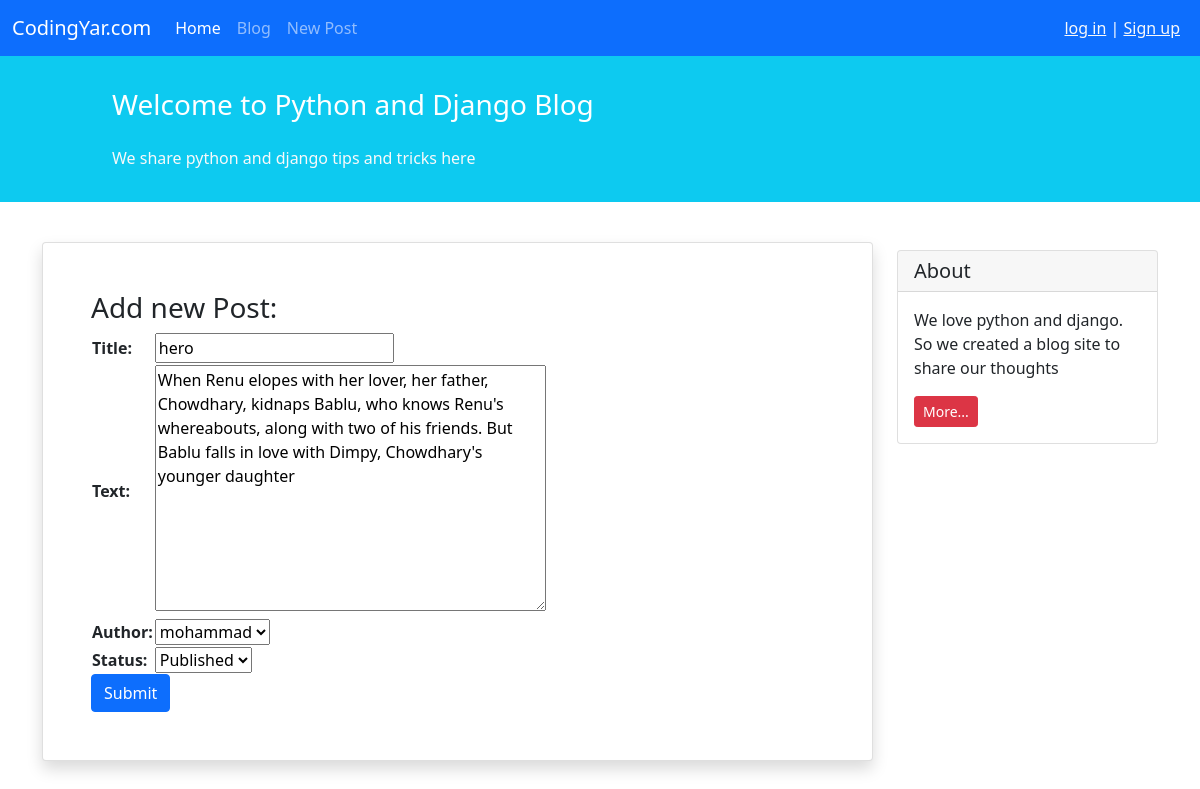
/blog/2/update/, run on an earlier commit of the app's database.
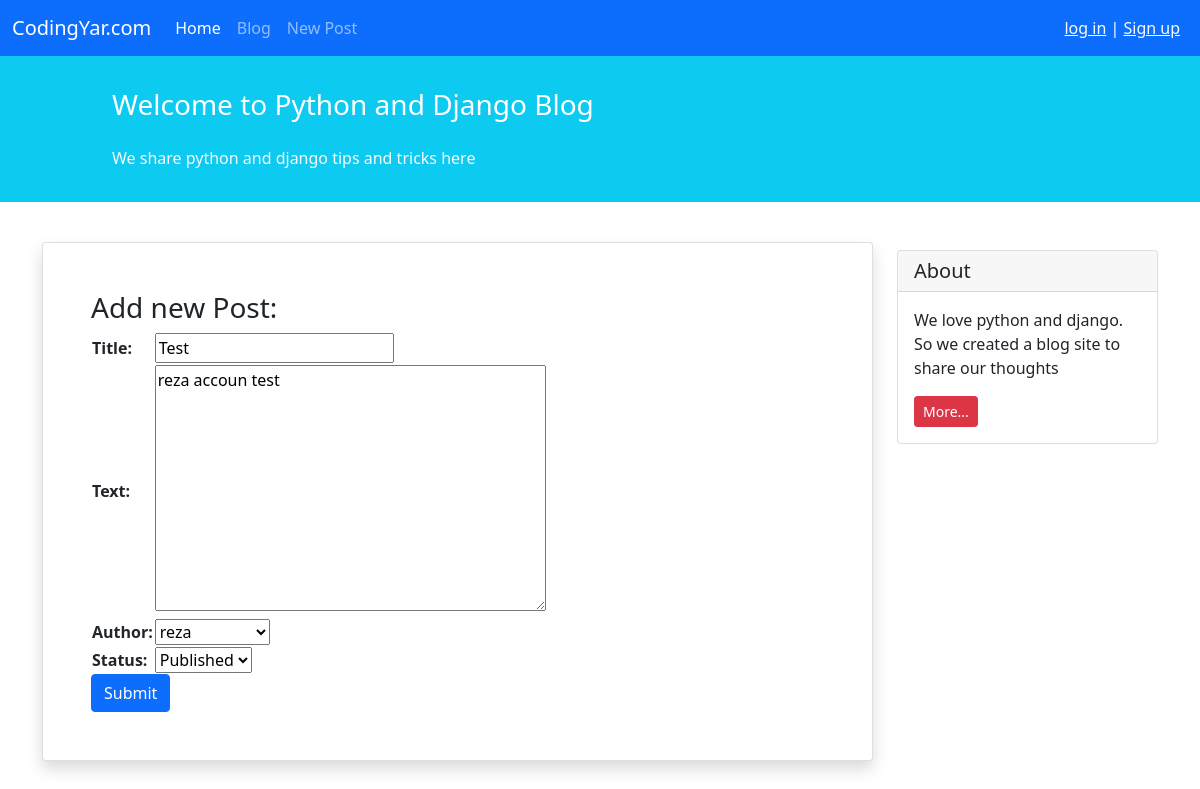
And on a later commit of the database.
### blog/models.py (models this page shows, shortened)
class Post(models.Model):
    STATUS_CHOICES = (
        ('pub', 'Published'),
        ('drf', 'Draft'),
    )
    title = models.CharField(max_length=100)
    text = models.TextField()
    author = models.ForeignKey('auth.User', on_delete=models.CASCADE)
    date_time_created = models.DateTimeField(auto_now_add=True)
    date_time_modified = models.DateTimeField(auto_now=True)
    status = models.CharField(choices=STATUS_CHOICES, max_length=3)

### blog/views.py (the view)
# urls.py: path('<int:pk>/update/', views.PostUpdateView.as_view(), name='post_update'),
class PostUpdateView(generic.UpdateView):
    model = Post
    form_class = NewPostForm
    template_name = 'blog/post_create.html'

### blog/forms.py
class NewPostForm(forms.ModelForm):
    class Meta:
        model = Post
        fields = ['title', 'text', 'author', 'status', ]

### blog/templates/blog/post_create.html (shortened to what this page needs)
{% extends '_base.html' %}
{%block content%}
        <div class="container mt-4">
                <div class="row">
                <div class="col-9">
                        <div class="card shadow my-3 p-5">
                        <h3>Add new Post:</h3>
                        <form method="POST">
                                      <table>
                                        {{ form.as_table }}
                                      </table>
                                <button type="submit" class="btn btn-primary">Submit</button>
                        </form>
                        </div>
                </div>
                <div class="col-3">
                        <div class="card my-4">
                                <h5 class="card-header">About</h5>
                                <div class="card-body">
                                <p class="card-text">We love python and django. So we created a blog site to share our
                                        thoughts</p>
                                <a href="#"
                                class="btn btn-sm btn-danger">
                                        More...
                                </a>
                                </div>
                        </div>
                </div>
                </div>
        </div>
{%endblock%}

What changed in the data, as far as the page shows it:
changed Post "Published": title "hero" → "Test"; text "When Renu elopes with her lover, her father, Chowdhary, kidnaps Bablu, who knows Renu's whereabouts, along with two of his friends. But Bablu falls in love with Dimpy, Chowdhary's younger daughter" → "reza accoun test"; author "mohammad" → "reza"
